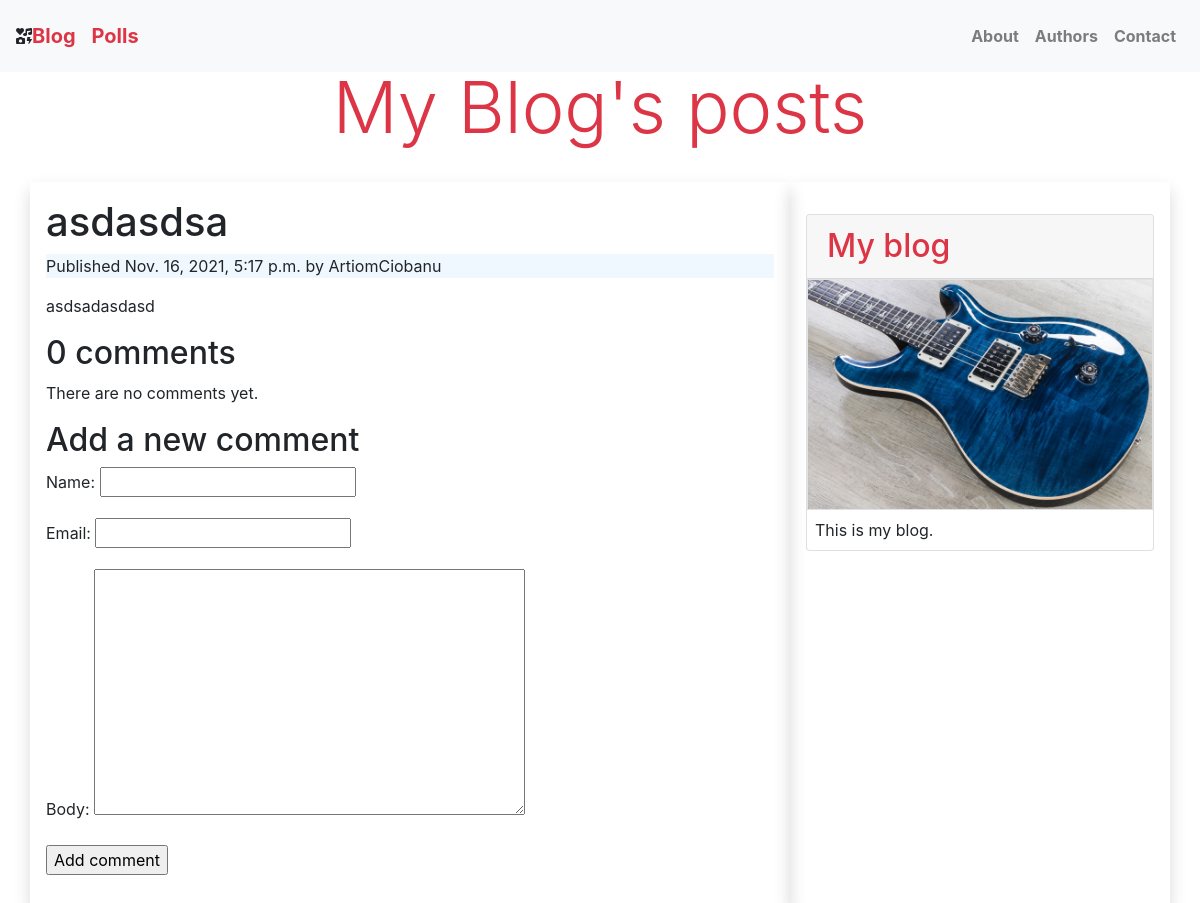
Page /blog/2021/11/16/asdasdsa/ on the committed database.
### blog/models.py (models this page shows, shortened)
class Post(models.Model):
    STATUS_CHOICES = (
        ('draft', 'Draft'),
        ('published', 'Published'),
    )
    title = models.CharField(max_length=250)
    slug = models.SlugField(max_length=250, unique_for_date='publish')
    author = models.ForeignKey(User, on_delete=models.CASCADE, related_name='blog_posts')
    body = models.TextField()
    publish = models.DateTimeField(default=timezone.now)
    created = models.DateTimeField(auto_now_add=True)
    updated = models.DateTimeField(auto_now=True)
    status = models.CharField(max_length=10, choices=STATUS_CHOICES, default='draft')

### blog/views.py (the view)
# urls.py: path('<int:year>/<int:month>/<int:day>/<slug:post>/', views.post_detail, name='post_detail'),
def post_detail(request, year, month, day, post):
    post = get_object_or_404(Post, slug=post, publish__year=year, publish__month=month, publish__day=day)
    comments = post.comments.filter(active=True)
    new_comment = None
    if request.method == 'POST':
        comment_form = CommentForm(data=request.POST)
        if comment_form.is_valid():
            new_comment = comment_form.save(commit=False)
            new_comment.post = post
            new_comment.save()
    else:
        comment_form = CommentForm()
    return render(request, 'blog/post/detail.html',
                  {
                      'post': post,
                      'comments': comments,
                      'new_comment': new_comment,
                      'comment_form': comment_form
                  })

### blog/forms.py
class CommentForm(forms.ModelForm):
    class Meta:
        model = Comment
        fields = ('name', 'email', 'body')

### blog/templates/blog/post/detail.html (shortened to what this page needs)
{% extends "../base.html" %}
{% block content %}
    <h1>{{ post.title }}</h1>
    <p class="publish-date">Published {{ post.publish }} by {{ post.author }}</p>
    {{ post.body | linebreaks }}
    {% with comments.count as total_comments %}
        <h2>{{ total_comments }} comment{{ total_comments|pluralize }}</h2>
    {% endwith %}
    {% for comment in comments %}
        <div class="comment"><p class="info"> Comment {{ forloop.counter }}
            by {{ comment.name }} {{ comment.created }} </p> {{ comment.body|linebreaks }} </div> {% empty %}
        <p>There are no comments yet.</p>
    {% endfor %}
    {% if new_comment %}
        <h2>Your comment has been added.</h2>
    {% else %}
        <h2>Add a new comment</h2>
        <form action="." method="post"> {{ comment_form.as_p }} {% csrf_token %} <p>
            <input type="submit" value="Add comment"></p>
        </form>
    {% endif %}
{% endblock %}

### blog/static/css/blogStyle.css (style rules this page uses)
.publish-date { background-color: aliceblue; }

### rows in the picture
Post: title "asdasdsa", publish "Nov. 16, 2021, 5:17 p.m.", author "ArtiomCiobanu", body "asdsadasdasd"

### other values in the picture
{{ total_comments }} "0"
